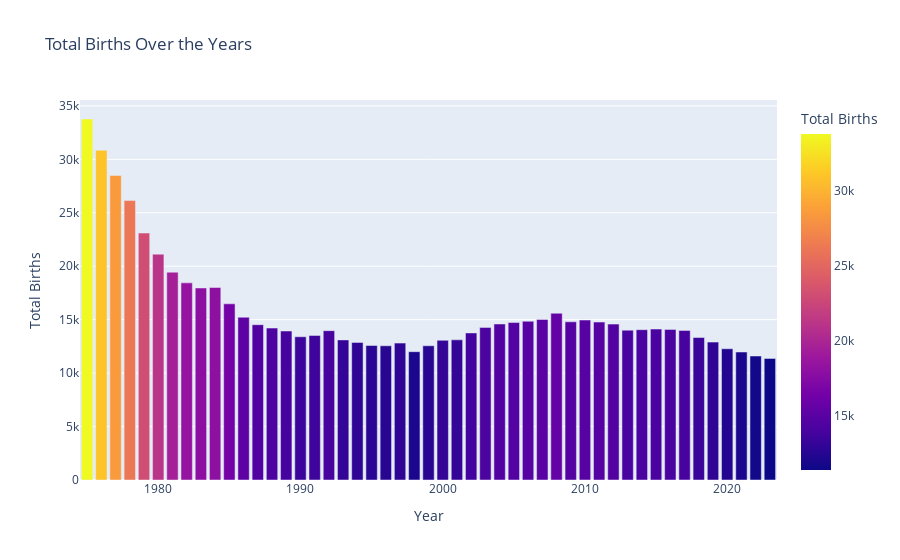

Source (notebook cell):
### Code cell
# Plotly Alternative (Interactive Bar Chart) - I'll use this one, maybe after I tuned it
fig = px.bar(babies, x="Year", y="Total", title="Total Births Over the Years", labels={"Total": "Total Births"}, color="Total")
fig.show()

### Figure 1 — Plotly figure (JSON) as saved in the notebook; plotly's stock layout.template omitted (floating-point values rounded to 4 significant figures)
{"data": [{"alignmentgroup": "True", "hovertemplate": "Year=%{x}<br>Total Births=%{marker.color}<extra></extra>", "legendgroup": "", "marker": {"color": [11378, 11601, 11975, 12279, 12899, 13328, 13995, 14087, 14120, 14065, 14018, 14584, 14775, 14967, 14799, 15598, 15016, 14850, 14733, 14596, 14276, 13759, 13113, 13068, 12559, 12004, 12808, 12556, 12584, 12873, 13109, 13970, 13526, 13402, 13939, 14214, 14530, 15229, 16482, 18014, 17965, 18442, 19443, 21129, 23104, 26142, 28490, 30853, 33773], "coloraxis": "coloraxis", "pattern": {"shape": ""}}, "name": "", "offsetgroup": "", "orientation": "v", "showlegend": false, "textposition": "auto", "type": "bar", "x": [2023, 2022, 2021, 2020, 2019, 2018, 2017, 2016, 2015, 2014, 2013, 2012, 2011, 2010, 2009, 2008, 2007, 2006, 2005, 2004, 2003, 2002, 2001, 2000, 1999, 1998, 1997, 1996, 1995, 1994, 1993, 1992, 1991, 1990, 1989, 1988, 1987, 1986, 1985, 1984, 1983, 1982, 1981, 1980, 1979, 1978, 1977, 1976, 1975], "xaxis": "x", "y": [11378, 11601, 11975, 12279, 12899, 13328, 13995, 14087, 14120, 14065, 14018, 14584, 14775, 14967, 14799, 15598, 15016, 14850, 14733, 14596, 14276, 13759, 13113, 13068, 12559, 12004, 12808, 12556, 12584, 12873, 13109, 13970, 13526, 13402, 13939, 14214, 14530, 15229, 16482, 18014, 17965, 18442, 19443, 21129, 23104, 26142, 28490, 30853, 33773], "yaxis": "y"}], "layout": {"autosize": true, "barmode": "relative", "coloraxis": {"colorbar": {"title": {"text": "Total Births"}}, "colorscale": [[0, "#0d0887"], [0.1111, "#46039f"], [0.2222, "#7201a8"], [0.3333, "#9c179e"], [0.4444, "#bd3786"], [0.5556, "#d8576b"], [0.6667, "#ed7953"], [0.7778, "#fb9f3a"], [0.8889, "#fdca26"], [1, "#f0f921"]]}, "legend": {"tracegroupgap": 0}, "title": {"text": "Total Births Over the Years"}, "xaxis": {"anchor": "y", "autorange": true, "domain": [0, 1], "range": [1974.0, 2024.0], "title": {"text": "Year"}, "type": "linear"}, "yaxis": {"anchor": "x", "autorange": true, "domain": [0, 1], "range": [0, 35550.0], "title": {"text": "Total Births"}, "type": "linear"}}}
